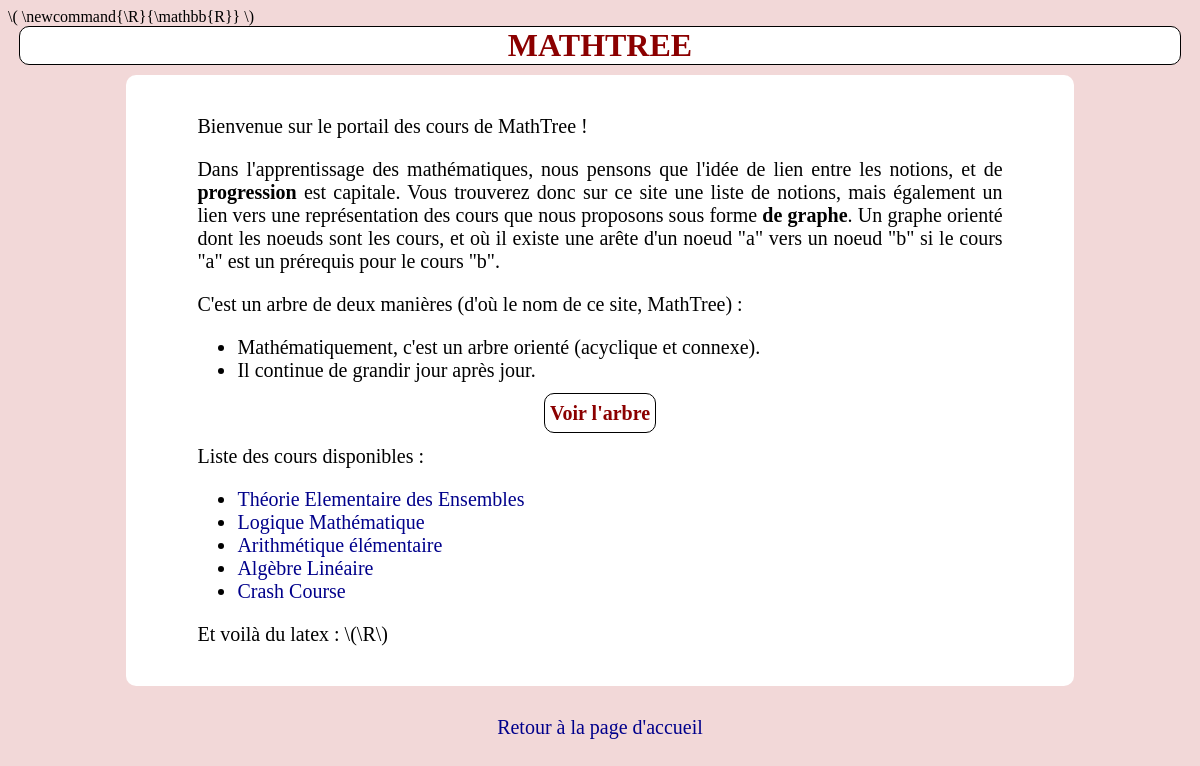
Before: /courses/ with the older database file.
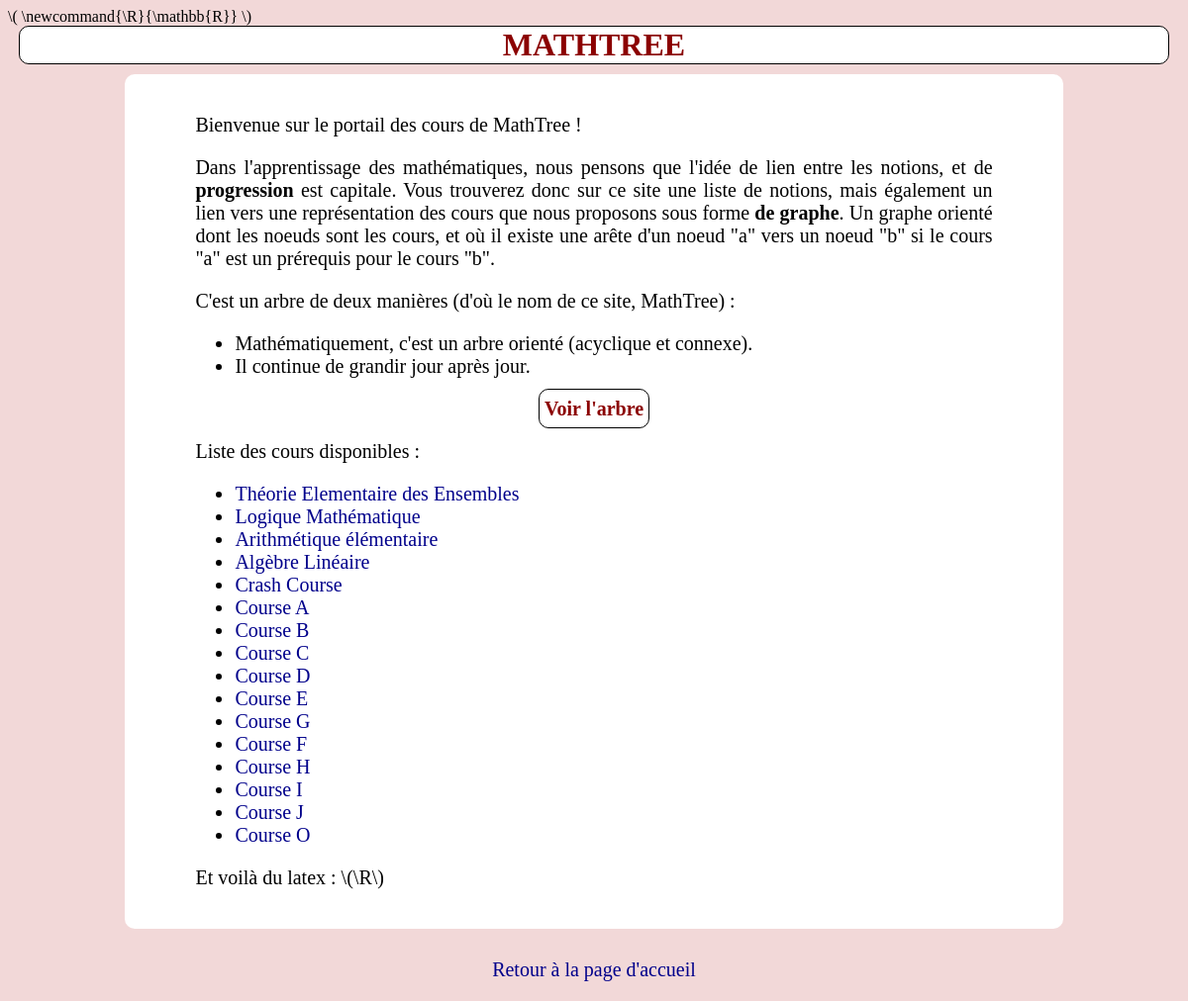
After: the same page with the newer database file.
### Courses/models.py (models this page shows, shortened)
class Course(models.Model) :
    name = models.CharField(max_length = big_number)
    x_position = models.FloatField(default=0)
    y_position = models.FloatField(default=0)
    description = models.TextField(default = "")

### Courses/views.py (the view)
# urls.py: path('', views.courses.as_view(), name = "courses"),
class courses(ListView) :
    template_name = 'Courses/courses.html'
    context_object_name = 'Courses_list'
    def get_queryset(self) :
        return Course.objects.all()

### Courses/templates/Courses/courses.html
{% extends "Courses/courses_base.html" %}
{% block content_ %}
<p> Bienvenue sur le portail des cours de MathTree !</p>
<p>Dans l'apprentissage des mathématiques, nous pensons que l'idée de lien entre les notions, et de <strong>progression</strong> est capitale. Vous trouverez donc sur ce site une liste de notions, mais également un lien vers une représentation des cours que nous proposons sous forme <strong>de graphe</strong>. Un graphe orienté dont les noeuds sont les cours, et où il existe une arête d'un noeud "a" vers un noeud "b" si le cours "a" est un prérequis pour le cours "b".</p>
<p>C'est un arbre de deux manières (d'où le nom de ce site, MathTree) : </p>
<ul>
    <li>Mathématiquement, c'est un arbre orienté (acyclique et connexe).</li>
    <li>Il continue de grandir jour après jour.</li>
</ul>
<div class="center"><a href="{% url 'general_tree_view' %}" class="link_button">Voir l'arbre</a></div>
<div class="course_list">
<p>Liste des cours disponibles :</p>
{% if Courses_list %}
    <ul>
        {% for course in Courses_list %}
        <li><a href="{% url 'course_view' course.name %}" title="{% for chapter in course.chapter_set.all %}{{forloop.counter}}. {{chapter.name}}&#10;{% endfor %}">{{course.name}}</a></li>
        {% endfor %}
    </ul>
{% endif %}
</div>
<p>Et voilà du latex : \(\R\) </p>
{% endblock %}

### Courses/templates/Courses/courses_base.html
{% extends "HomePage/base.html" %}
{% block content %}
{% load static %}
<main>
{% block content_%}
{% endblock %}
</main>
{% endblock %}

### HomePage/templates/HomePage/base.html
{% extends "HomePage/head.html" %}
{% block rest %}
<body>
<header>
    <h1>MATHTREE</h1>
</header>
    <div class="flex_center">
    {% block content %}
    {% endblock %}
    </div>
<footer>
    <a href="{% url 'home:home'%}" >Retour à la page d'accueil</a>
</footer>
</body>
{% endblock %}

### HomePage/templates/HomePage/head.html (shortened to what this page needs)
<!DOCTYPE html>
<head>
    {% load static %}
    <link rel="stylesheet", type="text/css" href="{% static 'HomePage/style.css' %}">
</head>
{% block rest %}
{% endblock %}

### HomePage/static/HomePage/style.css (style rules this page uses)
a.link_button { text-align: center; border: solid black 1.5px; border-radius: 10px; padding: 8px 5px; font-weight: 550; text-decoration: none; }
a.link_button:link { color: darkred; }
.center { text-align: center; }
.flex_center { display: flex; justify-content: center; }
header h1 { background-color: white; border-radius: 10px; border: solid black 1.5px; text-align: center; color: darkred; margin: 0px auto 10px auto; width: 98%; height: 30%; }
main { padding : 20px 6%; margin: auto 10%; max-width: 1500px; position: relative; text-align: justify; font-size: 20px; background-color: white; border-radius: 10px; }
footer { text-align: center; margin: 30px auto 20px auto; font-size: 20px; }
footer a { display: inline; color: darkblue; text-decoration: none; }
.course_list a { color:darkblue; text-decoration: none; }

Changed rows visible on the page:
added Course: name "Course A"
added Course: name "Course B"
added Course: name "Course C"
added Course: name "Course D"
added Course: name "Course E"
added Course: name "Course G"
added Course: name "Course F"
added Course: name "Course H"
added Course: name "Course I"
added Course: name "Course J"
added Course: name "Course O"
